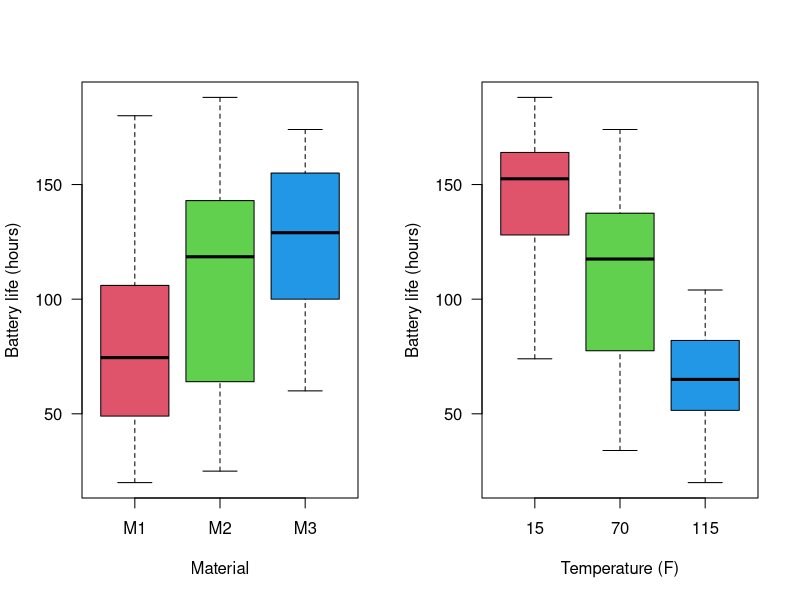
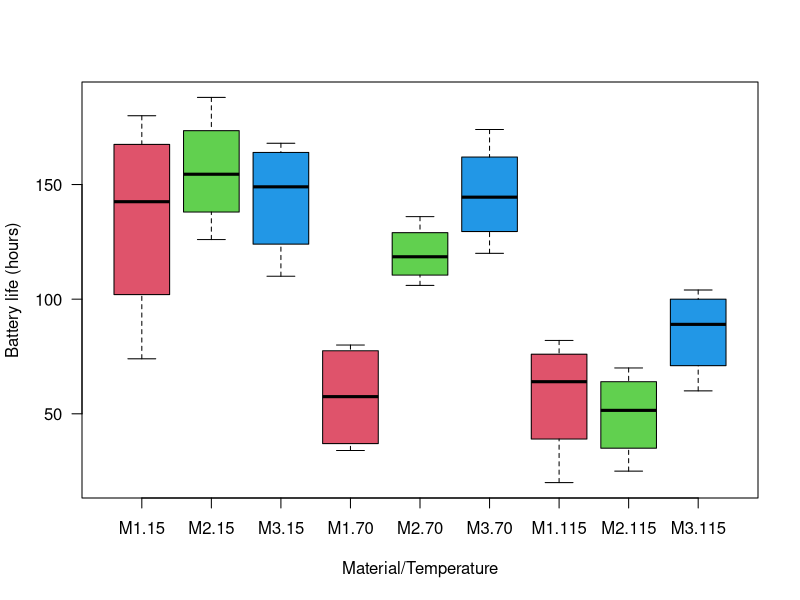
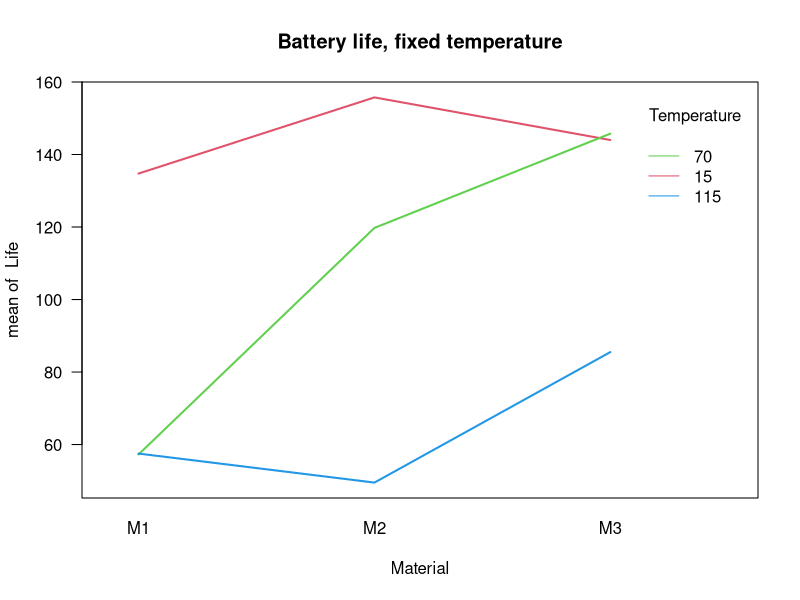
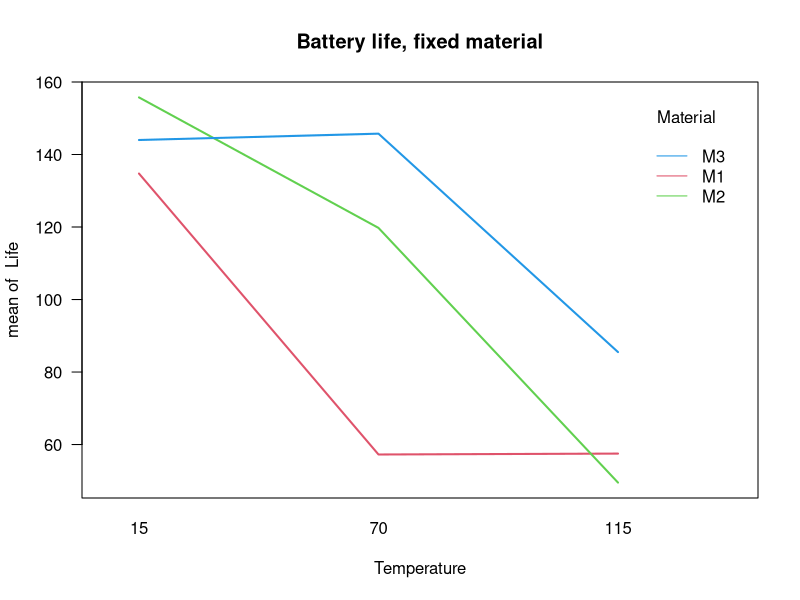

Here is the R script that generated these plots, in order:
## ---- chunk 1
knitr::opts_chunk$set(echo = TRUE)
## ---- chunk 2

library(readxl)
datos <- read_excel("data/Datos_Codigo_factorial.xlsx")

datos$Material <- as.factor(datos$Material)
datos$Temperature <- as.factor(datos$Temperature)
#Mostramos la estructura de los datos
str(datos)

head(datos)

# Cuantos datos hay?
NROW(datos)


## replicas por tratamientos
with(datos, tapply(Life, list(Material, Temperature), length))

## ---- chunk 3

## boxplots para revisar efectos

par(mfrow = c(1, 2))
boxplot(Life ~ Material, data = datos, las = 1, col = 2:4,
        xlab = 'Material', ylab = 'Battery life (hours)')
boxplot(Life ~ Temperature, data = datos, las = 1, col = 2:4,
        xlab = 'Temperature (F)', ylab = 'Battery life (hours)')


## boxplot for interactions
par(mfrow = c(1, 1))
boxplot(Life ~ Material*Temperature,
        data = datos, las = 1, col = 2:4,
        xlab = 'Material/Temperature', ylab = 'Battery life (hours)')

## ---- chunk 4

## boxplots para revisar efectos

with(datos,
     interaction.plot(Material, Temperature, Life,
                      las = 1,
                      lty = 1,
                      lwd = 2,
                      col = 2:4,
                      main = "Battery life, fixed temperature")
)

## same fixing temperature
with(datos,
     interaction.plot(Temperature, Material, Life,
                      las = 1,
                      lty = 1,
                      lwd = 2,
                      col = 2:4,
                      main = "Battery life, fixed material")
)


## ---- chunk 5

with(datos, tapply(Life, list(Material, Temperature), mean))

with(datos, tapply(Life, list(Material, Temperature), sd))


## ---- chunk 6

## ANOVA con la  interaccion
fit <- lm(Life ~ Material*Temperature, data = datos)
anova(fit)


### Modelo de regression lineal
summary(fit)

## ---- chunk 7

## ANOVA sin interacciones
fit <- lm(Life ~ Material + Temperature, data = datos)
anova(fit)

## ---- chunk 8

## Least Singificant Difference (LSD) test
summary(fit)

## ---- chunk 9

## Least Singificant Difference (LSD) test
anova <- aov(fit)

TukeyHSD(anova, "Material", ordered = TRUE)

TukeyHSD(anova, "Temperature", ordered = TRUE)

